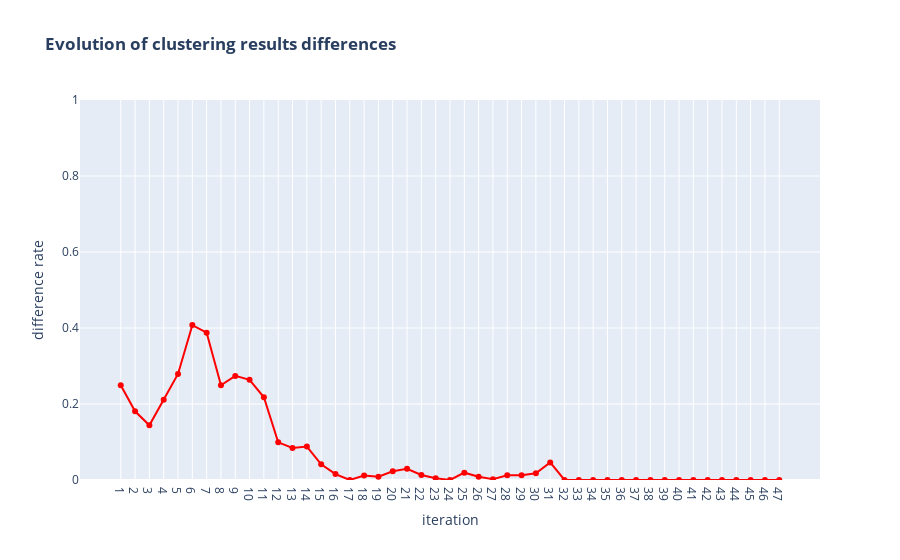

The notebook cell saved with this chart:
### Markdown cell above
> ### Display evolution of clustering differences.
> _It is computed by `1 - vmeasure(current_clustering, previous_clustering)`_

### Code cell
# Compute clustering difference score for each iteration.
clustering_differences: Dict[str, float] = {}
for iteration in range(1, int(df_status["iteration_id"])):
    # Get iteration ids.
    current_iteration_id: str = str(iteration)
    previous_iteration_id: str = str(iteration-1)
    # Format clustering results: Get common text ids.
    list_of_common_text_ids: List[str] = [
        text_id
        for text_id in df_clusterings.index
        if (
            df_texts["is_deleted"][text_id] == False
        ) and (
            df_clusterings[previous_iteration_id][text_id] != "-1"
        ) and (
            df_clusterings[current_iteration_id][text_id] != "-1"
        )
    ]
    # Compute scores.
    clustering_differences[current_iteration_id] = 1.0 - metrics.v_measure_score(
        labels_true=df_clusterings[previous_iteration_id][list_of_common_text_ids],
        labels_pred=df_clusterings[current_iteration_id][list_of_common_text_ids],
    )
df_clustering_differences: pd.DataFrame = pd.DataFrame.from_dict(clustering_differences, orient="index", columns=["difference rate"])
df_clustering_differences["iteration"] = df_clustering_differences.index

# Display clustering difference scores.
fig = px.line(
    df_clustering_differences,
    x="iteration",
    y="difference rate",
    markers=True,
    title="<b>Evolution of clustering results differences</b>",
    color_discrete_sequence=["red"],
)
fig.update_layout(yaxis=dict(range=[0.0, 1.0]))
fig

### Figure 1 — Plotly figure (JSON) as saved in the notebook; plotly's stock layout.template omitted (floating-point values rounded to 4 significant figures)
{"data": [{"hovertemplate": "iteration=%{x}<br>difference rate=%{y}<extra></extra>", "legendgroup": "", "line": {"color": "red", "dash": "solid"}, "marker": {"symbol": "circle"}, "mode": "lines+markers", "name": "", "orientation": "v", "showlegend": false, "type": "scatter", "x": ["1", "2", "3", "4", "5", "6", "7", "8", "9", "10", "11", "12", "13", "14", "15", "16", "17", "18", "19", "20", "21", "22", "23", "24", "25", "26", "27", "28", "29", "30", "31", "32", "33", "34", "35", "36", "37", "38", "39", "40", "41", "42", "43", "44", "45", "46", "47"], "xaxis": "x", "y": [0.2496, 0.1809, 0.144, 0.2109, 0.2792, 0.4076, 0.3876, 0.2493, 0.274, 0.2635, 0.2176, 0.09911, 0.08449, 0.08793, 0.04132, 0.0156, 0, 0.01197, 0.008607, 0.02283, 0.02951, 0.01309, 0.004845, 0, 0.0193, 0.008611, 0.002265, 0.0126, 0.0126, 0.01753, 0.04623, 0, 0, 0, 0, 0, 0, 0, 0, 0, 0, 0, 0, 0, 0, 0, 0], "yaxis": "y"}], "layout": {"legend": {"tracegroupgap": 0}, "title": {"text": "<b>Evolution of clustering results differences</b>"}, "xaxis": {"anchor": "y", "domain": [0, 1], "title": {"text": "iteration"}}, "yaxis": {"anchor": "x", "domain": [0, 1], "range": [0, 1], "title": {"text": "difference rate"}}}}
